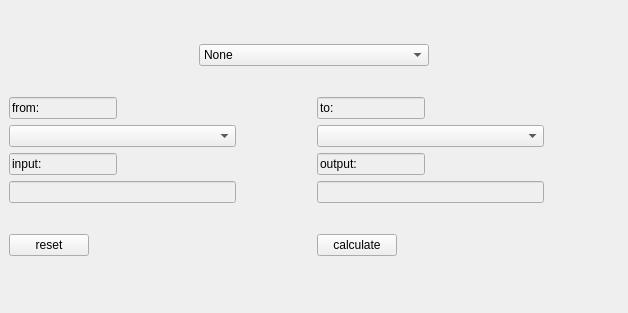
<?xml version="1.0" encoding="UTF-8"?>
<ui version="4.0">
 <class>MainWindow</class>
 <widget class="QMainWindow" name="MainWindow">
  <property name="geometry">
   <rect>
    <x>0</x>
    <y>0</y>
    <width>628</width>
    <height>313</height>
   </rect>
  </property>
  <property name="windowTitle">
   <string>MainWindow</string>
  </property>
  <property name="styleSheet">
   <string notr="true">background-color: rgb(239, 239, 239);</string>
  </property>
  <widget class="QWidget" name="centralwidget">
   <layout class="QGridLayout" name="gridLayout_7">
    <item row="0" column="0" colspan="2">
     <layout class="QGridLayout" name="gridLayout" rowstretch="0">
      <property name="sizeConstraint">
       <enum>QLayout::SetDefaultConstraint</enum>
      </property>
      <property name="leftMargin">
       <number>190</number>
      </property>
      <property name="topMargin">
       <number>10</number>
      </property>
      <property name="rightMargin">
       <number>190</number>
      </property>
      <property name="bottomMargin">
       <number>0</number>
      </property>
      <property name="horizontalSpacing">
       <number>10</number>
      </property>
      <item row="0" column="0">
       <widget class="QComboBox" name="convert_box">
        <property name="sizePolicy">
         <sizepolicy hsizetype="Expanding" vsizetype="Maximum">
          <horstretch>0</horstretch>
          <verstretch>0</verstretch>
         </sizepolicy>
        </property>
        <item>
         <property name="text">
          <string>None</string>
         </property>
        </item>
        <item>
         <property name="text">
          <string>Mass</string>
         </property>
        </item>
        <item>
         <property name="text">
          <string>Length</string>
         </property>
        </item>
        <item>
         <property name="text">
          <string>Temperature</string>
         </property>
        </item>
        <item>
         <property name="text">
          <string>Digital volume</string>
         </property>
        </item>
       </widget>
      </item>
     </layout>
    </item>
    <item row="1" column="1">
     <layout class="QGridLayout" name="gridLayout_4">
      <property name="rightMargin">
       <number>75</number>
      </property>
      <item row="2" column="0">
       <widget class="QLineEdit" name="outout_txt">
        <property name="sizePolicy">
         <sizepolicy hsizetype="Maximum" vsizetype="Maximum">
          <horstretch>0</horstretch>
          <verstretch>0</verstretch>
         </sizepolicy>
        </property>
        <property name="styleSheet">
         <string notr="true">background-color: rgb(239, 239, 239);</string>
        </property>
        <property name="text">
         <string>output:</string>
        </property>
        <property name="readOnly">
         <bool>true</bool>
        </property>
       </widget>
      </item>
      <item row="1" column="0">
       <widget class="QComboBox" name="to_box">
        <property name="sizePolicy">
         <sizepolicy hsizetype="Expanding" vsizetype="Fixed">
          <horstretch>0</horstretch>
          <verstretch>0</verstretch>
         </sizepolicy>
        </property>
       </widget>
      </item>
      <item row="0" column="0">
       <widget class="QLineEdit" name="to_txt">
        <property name="sizePolicy">
         <sizepolicy hsizetype="Maximum" vsizetype="Maximum">
          <horstretch>0</horstretch>
          <verstretch>0</verstretch>
         </sizepolicy>
        </property>
        <property name="styleSheet">
         <string notr="true">background-color: rgb(239, 239, 239);</string>
        </property>
        <property name="text">
         <string>to:</string>
        </property>
        <property name="readOnly">
         <bool>true</bool>
        </property>
       </widget>
      </item>
      <item row="3" column="0">
       <widget class="QLineEdit" name="output_box">
        <property name="readOnly">
         <bool>true</bool>
        </property>
       </widget>
      </item>
     </layout>
    </item>
    <item row="2" column="1">
     <widget class="QPushButton" name="calculate_btn">
      <property name="sizePolicy">
       <sizepolicy hsizetype="Maximum" vsizetype="Maximum">
        <horstretch>0</horstretch>
        <verstretch>0</verstretch>
       </sizepolicy>
      </property>
      <property name="text">
       <string>calculate</string>
      </property>
     </widget>
    </item>
    <item row="1" column="0">
     <layout class="QGridLayout" name="gridLayout_5">
      <property name="leftMargin">
       <number>0</number>
      </property>
      <property name="rightMargin">
       <number>75</number>
      </property>
      <item row="1" column="0">
       <widget class="QComboBox" name="from_box">
        <property name="sizePolicy">
         <sizepolicy hsizetype="Minimum" vsizetype="Fixed">
          <horstretch>0</horstretch>
          <verstretch>0</verstretch>
         </sizepolicy>
        </property>
       </widget>
      </item>
      <item row="3" column="0">
       <widget class="QLineEdit" name="input_box"/>
      </item>
      <item row="0" column="0">
       <widget class="QLineEdit" name="frome_txt">
        <property name="sizePolicy">
         <sizepolicy hsizetype="Maximum" vsizetype="Maximum">
          <horstretch>0</horstretch>
          <verstretch>0</verstretch>
         </sizepolicy>
        </property>
        <property name="styleSheet">
         <string notr="true">background-color: rgb(239, 239, 239);</string>
        </property>
        <property name="text">
         <string>from:</string>
        </property>
        <property name="readOnly">
         <bool>true</bool>
        </property>
       </widget>
      </item>
      <item row="2" column="0">
       <widget class="QLineEdit" name="input_txt">
        <property name="sizePolicy">
         <sizepolicy hsizetype="Maximum" vsizetype="Maximum">
          <horstretch>0</horstretch>
          <verstretch>0</verstretch>
         </sizepolicy>
        </property>
        <property name="styleSheet">
         <string notr="true">background-color: rgb(239, 239, 239);</string>
        </property>
        <property name="text">
         <string>input:</string>
        </property>
        <property name="readOnly">
         <bool>true</bool>
        </property>
       </widget>
      </item>
     </layout>
    </item>
    <item row="2" column="0">
     <widget class="QPushButton" name="reset_btn">
      <property name="sizePolicy">
       <sizepolicy hsizetype="Maximum" vsizetype="Preferred">
        <horstretch>0</horstretch>
        <verstretch>0</verstretch>
       </sizepolicy>
      </property>
      <property name="text">
       <string>reset</string>
      </property>
     </widget>
    </item>
   </layout>
  </widget>
  <widget class="QMenuBar" name="menubar">
   <property name="geometry">
    <rect>
     <x>0</x>
     <y>0</y>
     <width>628</width>
     <height>22</height>
    </rect>
   </property>
  </widget>
  <widget class="QStatusBar" name="statusbar"/>
 </widget>
 <resources/>
 <connections/>
</ui>
